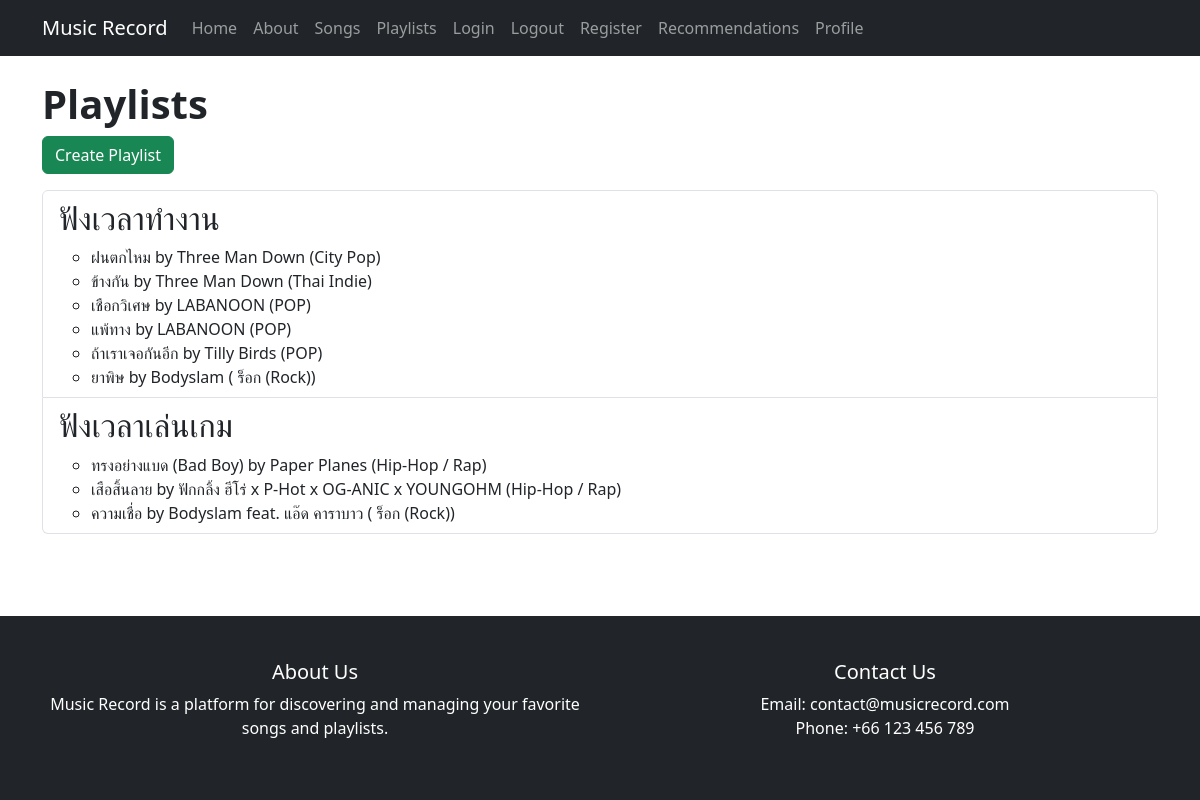
/playlists (signed in), run on an earlier commit of the app's database.
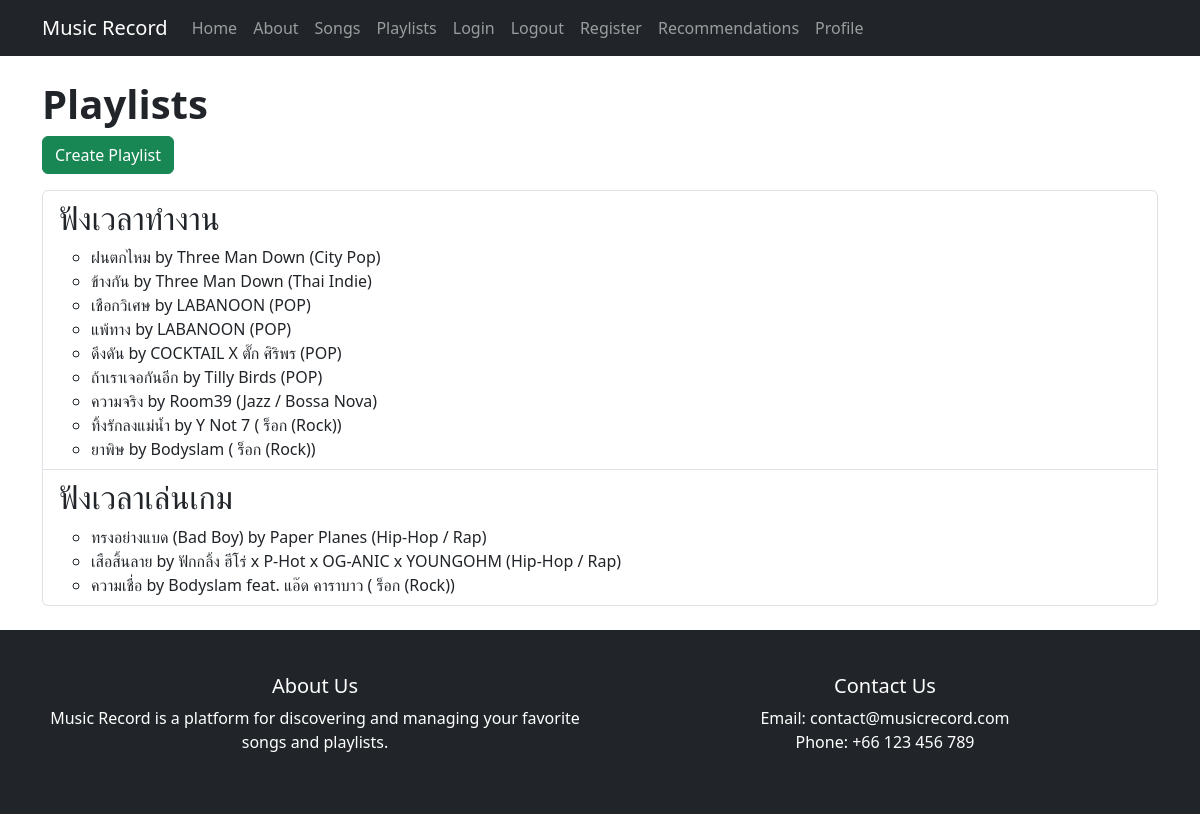
And on a later commit of the database.
### app/models.py (models this page shows)
class Playlist(db.Model):
    id = db.Column(db.Integer, primary_key=True)
    name = db.Column(db.String(100), nullable=False)
    user_id = db.Column(db.Integer, db.ForeignKey('user.id'))
    songs = db.relationship('Song', backref='playlist', lazy=True)

class Song(db.Model):
    id = db.Column(db.Integer, primary_key=True)
    title = db.Column(db.String(100), nullable=False)
    artist = db.Column(db.String(100), nullable=False)
    genre = db.Column(db.String(50), nullable=False)
    playlist_id = db.Column(db.Integer, db.ForeignKey('playlist.id'))
    image_url = db.Column(db.String(255))  # ตรวจสอบว่ามี image_url หรือไม่

### app/routes.py (the view)
@playlist_routes.route('/playlists')
@login_required
def playlists():
    playlists = Playlist.query.filter_by(user_id=current_user.id).all()
    return render_template('playlists.html', playlists=playlists)

### app/models.py (called while the page is built)
@login_manager.user_loader
def load_user(user_id):
    return User.query.get(int(user_id))

### app/templates/playlists.html
{% extends "base.html" %}
{% block content %}
<h1><strong>Playlists</strong></h1>
<a href="{{ url_for('playlist.create_playlist') }}" class="btn btn-success mb-3">Create Playlist</a>
<ul class="list-group">
    {% for playlist in playlists %}
    <li class="list-group-item">
        <h2>{{ playlist.name }}</h2>
        <ul>
            {% for song in playlist.songs %}
            <li>{{ song.title }} by {{ song.artist }} ({{ song.genre }})</li>
            {% endfor %}
        </ul>
    </li>
    {% endfor %}
</ul>
{% endblock %}

### app/templates/base.html (shortened to what this page needs)
<!DOCTYPE html>
<html lang="en">
<head>
    <link href="https://cdn.jsdelivr.net/npm/bootstrap@5.3.0/dist/css/bootstrap.min.css" rel="stylesheet">
    <link rel="stylesheet" href="{{ url_for('static', filename='css/styles.css') }}">
</head>
<body>
    <nav class="navbar navbar-expand-lg navbar-dark bg-dark">
        <div class="container">
            <a class="navbar-brand" href="{{ url_for('main.home') }}">Music Record</a>
            <div class="collapse navbar-collapse" id="navbarNav">
                <div class="navbar-nav">
                    <a class="nav-link" href="{{ url_for('main.home') }}">Home</a>
                    <a class="nav-link" href="{{ url_for('main.about') }}">About</a>
                    <a class="nav-link" href="{{ url_for('song.songs') }}">Songs</a>
                    <a class="nav-link" href="{{ url_for('playlist.playlists') }}">Playlists</a>
                    <a class="nav-link" href="{{ url_for('auth.login') }}">Login</a>
                    <a class="nav-link" href="{{ url_for('auth.logout') }}">Logout</a>
                    <a class="nav-link" href="{{ url_for('auth.register') }}">Register</a>
                    <a class="nav-link" href="{{ url_for('song.recommendations') }}">Recommendations</a>
                    <a class="nav-link" href="{{ url_for('auth.profile') }}">Profile</a>
                </div>
            </div>
        </div>
    </nav>
    <div class="container mt-4">
        {% block content %}{% endblock %}
    </div>
    <footer class="bg-dark text-white mt-4">
        <div class="container py-4">
            <div class="row">
                <div class="col-md-6">
                    <h5>About Us</h5>
                    <p>Music Record is a platform for discovering and managing your favorite songs and playlists.</p>
                </div>
                <div class="col-md-6">
                    <h5>Contact Us</h5>
                    <ul class="list-unstyled">
                        <li>Email: contact@musicrecord.com</li>
                        <li>Phone: +66 123 456 789</li>
                    </ul>
                </div>
            </div>
        </div>
    </footer>
</body>
</html>

### app/static/css/images/styles.css (style rules this page uses)
html, body { height: 100%; margin: 0; display: flex; flex-direction: column; }
.container { flex: 1; }
footer { flex-shrink: 0; background-color: #343a40; color: white; padding: 20px 0; text-align: center; }

What changed in the data, as far as the page shows it:
changed Playlist "ฟังเวลาทำงาน": gains Song (title "ดึงดัน", artist "COCKTAIL X ตั๊ก ศิริพร", genre "POP"); gains Song (title "ความจริง", artist "Room39", genre "Jazz / Bossa Nova"); gains Song (title "ทิ้งรักลงแม่น้ำ", artist "Y Not 7", genre "ร็อก (Rock)")
